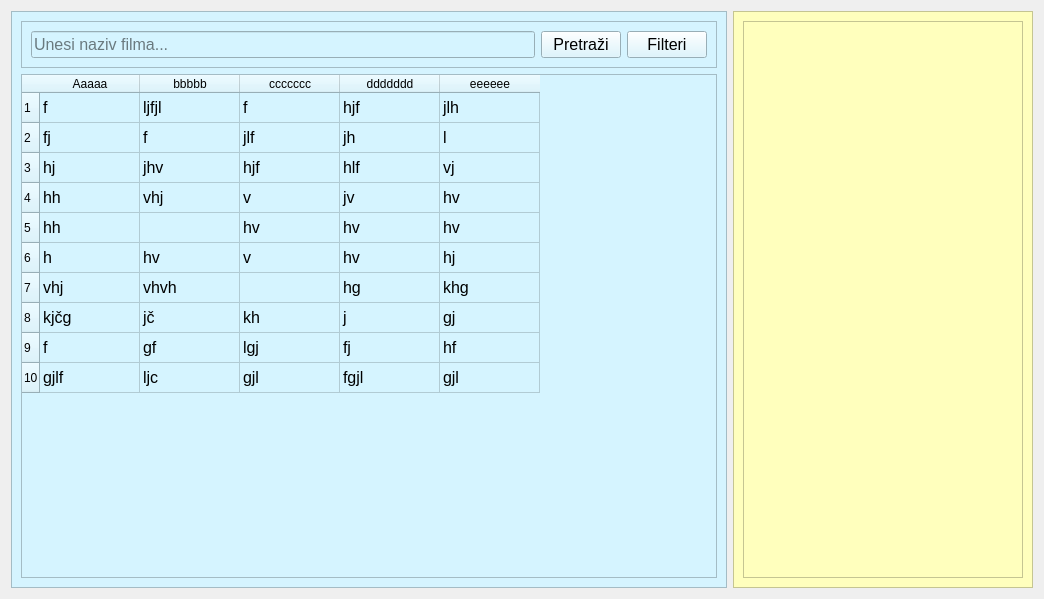
<?xml version="1.0" encoding="UTF-8"?>
<ui version="4.0">
 <class>Frame</class>
 <widget class="QFrame" name="Frame">
  <property name="geometry">
   <rect>
    <x>0</x>
    <y>0</y>
    <width>1044</width>
    <height>599</height>
   </rect>
  </property>
  <property name="minimumSize">
   <size>
    <width>300</width>
    <height>0</height>
   </size>
  </property>
  <property name="windowTitle">
   <string>Frame</string>
  </property>
  <layout class="QHBoxLayout" name="horizontalLayout_2">
   <item>
    <layout class="QHBoxLayout" name="horizontalLayout">
     <item>
      <widget class="QFrame" name="frame_2">
       <property name="font">
        <font>
         <pointsize>12</pointsize>
        </font>
       </property>
       <property name="styleSheet">
        <string notr="true">background-color: rgb(213, 244, 255)</string>
       </property>
       <property name="frameShape">
        <enum>QFrame::StyledPanel</enum>
       </property>
       <property name="frameShadow">
        <enum>QFrame::Raised</enum>
       </property>
       <layout class="QVBoxLayout" name="verticalLayout_2">
        <item>
         <widget class="QFrame" name="frame_3">
          <property name="font">
           <font>
            <pointsize>12</pointsize>
           </font>
          </property>
          <property name="frameShape">
           <enum>QFrame::StyledPanel</enum>
          </property>
          <property name="frameShadow">
           <enum>QFrame::Raised</enum>
          </property>
          <layout class="QHBoxLayout" name="horizontalLayout_3">
           <item>
            <widget class="QLineEdit" name="lineEdit">
             <property name="font">
              <font>
               <pointsize>12</pointsize>
              </font>
             </property>
             <property name="placeholderText">
              <string>Unesi naziv filma...</string>
             </property>
            </widget>
           </item>
           <item>
            <widget class="QPushButton" name="pushButton">
             <property name="font">
              <font>
               <pointsize>12</pointsize>
              </font>
             </property>
             <property name="styleSheet">
              <string notr="true">c</string>
             </property>
             <property name="text">
              <string>Pretraži</string>
             </property>
            </widget>
           </item>
           <item>
            <widget class="QPushButton" name="pushButton_2">
             <property name="font">
              <font>
               <pointsize>12</pointsize>
              </font>
             </property>
             <property name="styleSheet">
              <string notr="true">c</string>
             </property>
             <property name="text">
              <string>Filteri</string>
             </property>
            </widget>
           </item>
          </layout>
         </widget>
        </item>
        <item>
         <widget class="QTableWidget" name="tableWidget">
          <property name="font">
           <font>
            <pointsize>12</pointsize>
           </font>
          </property>
          <row>
           <property name="text">
            <string>1</string>
           </property>
          </row>
          <row>
           <property name="text">
            <string>2</string>
           </property>
          </row>
          <row>
           <property name="text">
            <string>3</string>
           </property>
          </row>
          <row>
           <property name="text">
            <string>4</string>
           </property>
          </row>
          <row>
           <property name="text">
            <string>5</string>
           </property>
          </row>
          <row>
           <property name="text">
            <string>6</string>
           </property>
          </row>
          <row>
           <property name="text">
            <string>7</string>
           </property>
          </row>
          <row>
           <property name="text">
            <string>8</string>
           </property>
          </row>
          <row>
           <property name="text">
            <string>9</string>
           </property>
          </row>
          <row>
           <property name="text">
            <string>10</string>
           </property>
          </row>
          <column>
           <property name="text">
            <string>Aaaaa</string>
           </property>
          </column>
          <column>
           <property name="text">
            <string>bbbbb</string>
           </property>
          </column>
          <column>
           <property name="text">
            <string>ccccccc</string>
           </property>
          </column>
          <column>
           <property name="text">
            <string>ddddddd</string>
           </property>
          </column>
          <column>
           <property name="text">
            <string>eeeeee</string>
           </property>
          </column>
          <item row="0" column="0">
           <property name="text">
            <string>f</string>
           </property>
          </item>
          <item row="0" column="1">
           <property name="text">
            <string>ljfjl</string>
           </property>
          </item>
          <item row="0" column="2">
           <property name="text">
            <string>f</string>
           </property>
          </item>
          <item row="0" column="3">
           <property name="text">
            <string>hjf</string>
           </property>
          </item>
          <item row="0" column="4">
           <property name="text">
            <string>jlh</string>
           </property>
          </item>
          <item row="1" column="0">
           <property name="text">
            <string>fj</string>
           </property>
          </item>
          <item row="1" column="1">
           <property name="text">
            <string>f</string>
           </property>
          </item>
          <item row="1" column="2">
           <property name="text">
            <string>jlf</string>
           </property>
          </item>
          <item row="1" column="3">
           <property name="text">
            <string>jh</string>
           </property>
          </item>
          <item row="1" column="4">
           <property name="text">
            <string>l</string>
           </property>
          </item>
          <item row="2" column="0">
           <property name="text">
            <string>hj</string>
           </property>
          </item>
          <item row="2" column="1">
           <property name="text">
            <string>jhv</string>
           </property>
          </item>
          <item row="2" column="2">
           <property name="text">
            <string>hjf</string>
           </property>
          </item>
          <item row="2" column="3">
           <property name="text">
            <string>hlf</string>
           </property>
          </item>
          <item row="2" column="4">
           <property name="text">
            <string>vj</string>
           </property>
          </item>
          <item row="3" column="0">
           <property name="text">
            <string>hh</string>
           </property>
          </item>
          <item row="3" column="1">
           <property name="text">
            <string>vhj</string>
           </property>
          </item>
          <item row="3" column="2">
           <property name="text">
            <string>v</string>
           </property>
          </item>
          <item row="3" column="3">
           <property name="text">
            <string>jv</string>
           </property>
          </item>
          <item row="3" column="4">
           <property name="text">
            <string>hv</string>
           </property>
          </item>
          <item row="4" column="0">
           <property name="text">
            <string>hh</string>
           </property>
          </item>
          <item row="4" column="1">
           <property name="text">
            <string/>
           </property>
          </item>
          <item row="4" column="2">
           <property name="text">
            <string>hv</string>
           </property>
          </item>
          <item row="4" column="3">
           <property name="text">
            <string>hv</string>
           </property>
          </item>
          <item row="4" column="4">
           <property name="text">
            <string>hv</string>
           </property>
          </item>
          <item row="5" column="0">
           <property name="text">
            <string>h</string>
           </property>
          </item>
          <item row="5" column="1">
           <property name="text">
            <string>hv</string>
           </property>
          </item>
          <item row="5" column="2">
           <property name="text">
            <string>v</string>
           </property>
          </item>
          <item row="5" column="3">
           <property name="text">
            <string>hv</string>
           </property>
          </item>
          <item row="5" column="4">
           <property name="text">
            <string>hj</string>
           </property>
          </item>
          <item row="6" column="0">
           <property name="text">
            <string>vhj</string>
           </property>
          </item>
          <item row="6" column="1">
           <property name="text">
            <string>vhvh</string>
           </property>
          </item>
          <item row="6" column="2">
           <property name="text">
            <string/>
           </property>
          </item>
          <item row="6" column="3">
           <property name="text">
            <string>hg</string>
           </property>
          </item>
          <item row="6" column="4">
           <property name="text">
            <string>khg</string>
           </property>
          </item>
          <item row="7" column="0">
           <property name="text">
            <string>kjčg</string>
           </property>
          </item>
          <item row="7" column="1">
           <property name="text">
            <string>jč</string>
           </property>
          </item>
          <item row="7" column="2">
           <property name="text">
            <string>kh</string>
           </property>
          </item>
          <item row="7" column="3">
           <property name="text">
            <string>j</string>
           </property>
          </item>
          <item row="7" column="4">
           <property name="text">
            <string>gj</string>
           </property>
          </item>
          <item row="8" column="0">
           <property name="text">
            <string>f</string>
           </property>
          </item>
          <item row="8" column="1">
           <property name="text">
            <string>gf</string>
           </property>
          </item>
          <item row="8" column="2">
           <property name="text">
            <string>lgj</string>
           </property>
          </item>
          <item row="8" column="3">
           <property name="text">
            <string>fj</string>
           </property>
          </item>
          <item row="8" column="4">
           <property name="text">
            <string>hf</string>
           </property>
          </item>
          <item row="9" column="0">
           <property name="text">
            <string>gjlf</string>
           </property>
          </item>
          <item row="9" column="1">
           <property name="text">
            <string>ljc</string>
           </property>
          </item>
          <item row="9" column="2">
           <property name="text">
            <string>gjl</string>
           </property>
          </item>
          <item row="9" column="3">
           <property name="text">
            <string>fgjl</string>
           </property>
          </item>
          <item row="9" column="4">
           <property name="text">
            <string>gjl</string>
           </property>
          </item>
         </widget>
        </item>
       </layout>
      </widget>
     </item>
     <item>
      <widget class="QFrame" name="frame">
       <property name="minimumSize">
        <size>
         <width>300</width>
         <height>0</height>
        </size>
       </property>
       <property name="maximumSize">
        <size>
         <width>300</width>
         <height>16777215</height>
        </size>
       </property>
       <property name="font">
        <font>
         <pointsize>12</pointsize>
        </font>
       </property>
       <property name="styleSheet">
        <string notr="true">background-color: rgb(255, 255, 189)</string>
       </property>
       <property name="frameShape">
        <enum>QFrame::StyledPanel</enum>
       </property>
       <property name="frameShadow">
        <enum>QFrame::Raised</enum>
       </property>
       <layout class="QVBoxLayout" name="verticalLayout">
        <item>
         <widget class="QScrollArea" name="scrollArea">
          <property name="font">
           <font>
            <pointsize>12</pointsize>
           </font>
          </property>
          <property name="widgetResizable">
           <bool>true</bool>
          </property>
          <widget class="QWidget" name="scrollAreaWidgetContents">
           <property name="geometry">
            <rect>
             <x>0</x>
             <y>0</y>
             <width>274</width>
             <height>549</height>
            </rect>
           </property>
           <layout class="QVBoxLayout" name="verticalLayout_3"/>
          </widget>
         </widget>
        </item>
       </layout>
      </widget>
     </item>
    </layout>
   </item>
  </layout>
 </widget>
 <resources/>
 <connections/>
</ui>
